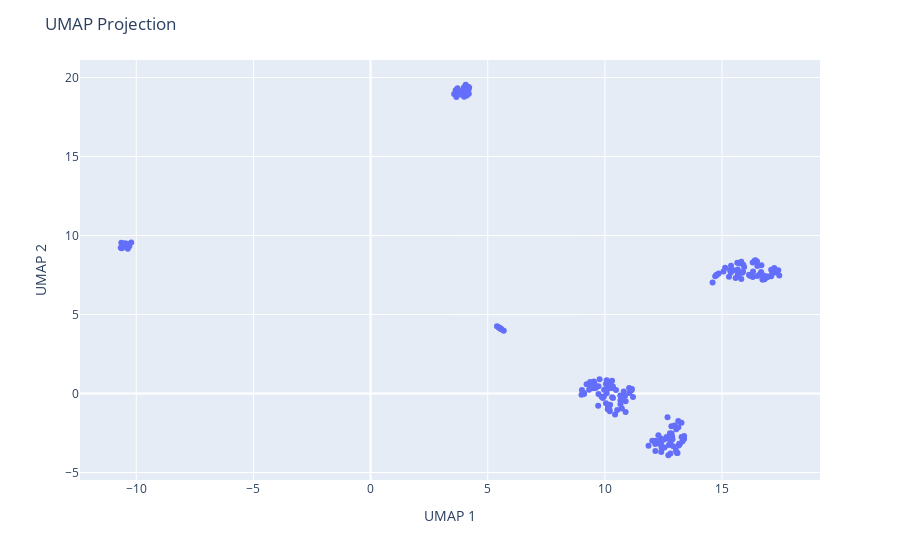

The notebook cell this image was saved under:
### Markdown cell above
Second step DR: UMAP

### Code cell
from umap import UMAP
import plotly.express as px

# two-step DR: PCA+UMAP
# applying UMAP to each node in variable domain to get nodes (Measurements) in 2D
df_pivot = P_final.pivot(index="Measurement", columns="Col", values="PC1")
reducer = UMAP(n_components=2, random_state=42)
embedding = reducer.fit_transform(df_pivot)
df_pivot['UMAP1'] = embedding[:, 0]
df_pivot['UMAP2'] = embedding[:, 1]
df_pivot['nodeId'] = df_pivot.index 
fig = px.scatter(df_pivot, x='UMAP1', y='UMAP2', hover_data={'nodeId': True})

fig.update_layout(title="UMAP Projection",
                  xaxis_title="UMAP 1",
                  yaxis_title="UMAP 2")
fig.show()

### Figure 1 — Plotly figure (JSON) as saved in the notebook; plotly's stock layout.template omitted (floating-point values rounded to 4 significant figures; data arrays with more than 128 entries replaced by an {"elided": "..."} marker saying what was removed)
{"data": [{"customdata": {"elided": "195x1 str values"}, "hovertemplate": "UMAP1=%{x}<br>UMAP2=%{y}<br>nodeId=%{customdata[0]}<extra></extra>", "legendgroup": "", "marker": {"color": "#636efa", "symbol": "circle"}, "mode": "markers", "name": "", "orientation": "v", "showlegend": false, "type": "scatter", "x": {"elided": "195 float values"}, "xaxis": "x", "y": {"elided": "195 float values"}, "yaxis": "y"}], "layout": {"legend": {"tracegroupgap": 0}, "margin": {"t": 60}, "title": {"text": "UMAP Projection"}, "xaxis": {"anchor": "y", "domain": [0, 1], "title": {"text": "UMAP 1"}}, "yaxis": {"anchor": "x", "domain": [0, 1], "title": {"text": "UMAP 2"}}}}
